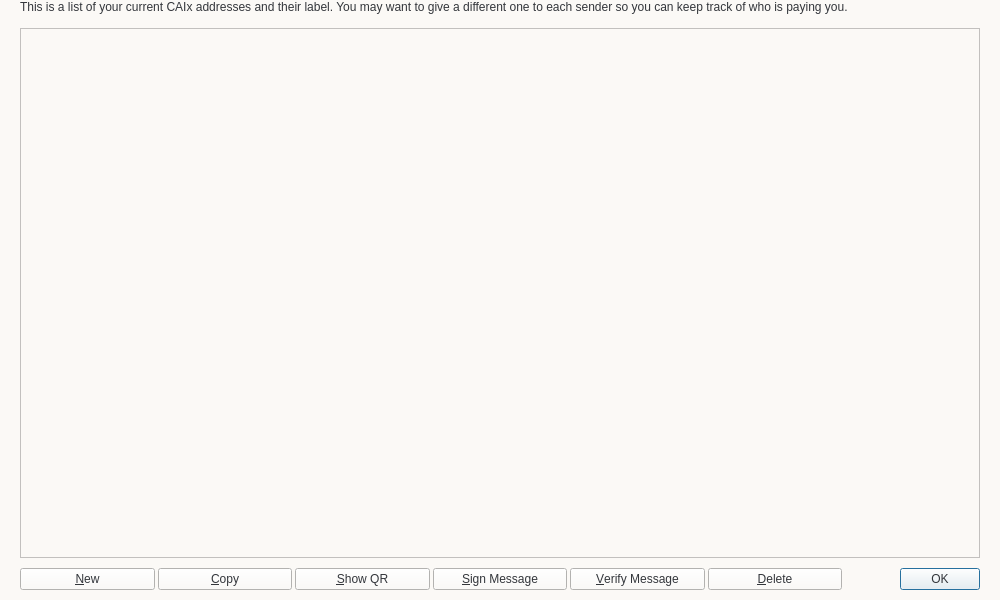
<?xml version="1.0" encoding="UTF-8"?>
<ui version="4.0">
 <class>AddressBookPage</class>
 <widget class="QWidget" name="AddressBookPage">
  <property name="geometry">
   <rect>
    <x>0</x>
    <y>0</y>
    <width>1000</width>
    <height>600</height>
   </rect>
  </property>
  <property name="windowTitle">
   <string>Address Book</string>
  </property>
  <property name="styleSheet">
   <string notr="true">color:#33363b; font-size:12px; font-family:&quot;Open Sans Bold&quot;;background-color:#fbf9f6;</string>
  </property>
  <layout class="QVBoxLayout" name="verticalLayout">
   <property name="spacing">
    <number>0</number>
   </property>
   <property name="leftMargin">
    <number>20</number>
   </property>
   <property name="topMargin">
    <number>0</number>
   </property>
   <property name="rightMargin">
    <number>20</number>
   </property>
   <property name="bottomMargin">
    <number>0</number>
   </property>
   <item>
    <layout class="QVBoxLayout" name="verticalLayout_2">
     <property name="spacing">
      <number>0</number>
     </property>
     <property name="leftMargin">
      <number>0</number>
     </property>
     <property name="topMargin">
      <number>0</number>
     </property>
     <property name="rightMargin">
      <number>0</number>
     </property>
     <item>
      <widget class="QLabel" name="labelExplanation">
       <property name="styleSheet">
        <string notr="true">color:#33363b; font-size:12px; font-family:&quot;Open Sans Bold&quot;;background-color:#fbf9f6;</string>
       </property>
       <property name="text">
        <string>This is a list of your current CAIx addresses and their label. You may want to give a different one to each sender so you can keep track of who is paying you.
</string>
       </property>
       <property name="textFormat">
        <enum>Qt::PlainText</enum>
       </property>
       <property name="wordWrap">
        <bool>true</bool>
       </property>
      </widget>
     </item>
     <item>
      <widget class="QTableView" name="tableView">
       <property name="enabled">
        <bool>true</bool>
       </property>
       <property name="sizePolicy">
        <sizepolicy hsizetype="Expanding" vsizetype="Expanding">
         <horstretch>0</horstretch>
         <verstretch>0</verstretch>
        </sizepolicy>
       </property>
       <property name="maximumSize">
        <size>
         <width>1000</width>
         <height>682</height>
        </size>
       </property>
       <property name="contextMenuPolicy">
        <enum>Qt::CustomContextMenu</enum>
       </property>
       <property name="toolTip">
        <string>Double-click to edit address or label</string>
       </property>
       <property name="tabKeyNavigation">
        <bool>false</bool>
       </property>
       <property name="alternatingRowColors">
        <bool>true</bool>
       </property>
       <property name="selectionMode">
        <enum>QAbstractItemView::SingleSelection</enum>
       </property>
       <property name="selectionBehavior">
        <enum>QAbstractItemView::SelectRows</enum>
       </property>
       <property name="sortingEnabled">
        <bool>true</bool>
       </property>
       <attribute name="verticalHeaderVisible">
        <bool>false</bool>
       </attribute>
      </widget>
     </item>
     <item>
      <spacer name="verticalSpacer_2">
       <property name="orientation">
        <enum>Qt::Vertical</enum>
       </property>
       <property name="sizeType">
        <enum>QSizePolicy::Fixed</enum>
       </property>
       <property name="sizeHint" stdset="0">
        <size>
         <width>20</width>
         <height>10</height>
        </size>
       </property>
      </spacer>
     </item>
     <item>
      <layout class="QHBoxLayout" name="horizontalLayout">
       <item>
        <widget class="QPushButton" name="newAddressButton">
         <property name="sizePolicy">
          <sizepolicy hsizetype="Expanding" vsizetype="Fixed">
           <horstretch>0</horstretch>
           <verstretch>0</verstretch>
          </sizepolicy>
         </property>
         <property name="toolTip">
          <string>Create a new address</string>
         </property>
         <property name="styleSheet">
          <string notr="true">font-family:(&quot;:/fonts/OpenSansSemiBold&quot;);</string>
         </property>
         <property name="text">
          <string>&amp;New</string>
         </property>
         <property name="icon">
          <iconset resource="../bitcoin.qrc">
           <normaloff>:/icons/add</normaloff>:/icons/add</iconset>
         </property>
        </widget>
       </item>
       <item>
        <spacer name="horizontalSpacer">
         <property name="orientation">
          <enum>Qt::Horizontal</enum>
         </property>
         <property name="sizeType">
          <enum>QSizePolicy::Fixed</enum>
         </property>
         <property name="sizeHint" stdset="0">
          <size>
           <width>3</width>
           <height>20</height>
          </size>
         </property>
        </spacer>
       </item>
       <item>
        <widget class="QPushButton" name="copyToClipboard">
         <property name="sizePolicy">
          <sizepolicy hsizetype="Expanding" vsizetype="Fixed">
           <horstretch>0</horstretch>
           <verstretch>0</verstretch>
          </sizepolicy>
         </property>
         <property name="toolTip">
          <string>Copy the currently selected address to the system clipboard</string>
         </property>
         <property name="text">
          <string>&amp;Copy</string>
         </property>
         <property name="icon">
          <iconset resource="../bitcoin.qrc">
           <normaloff>:/icons/editcopy</normaloff>:/icons/editcopy</iconset>
         </property>
        </widget>
       </item>
       <item>
        <spacer name="horizontalSpacer_2">
         <property name="orientation">
          <enum>Qt::Horizontal</enum>
         </property>
         <property name="sizeType">
          <enum>QSizePolicy::Fixed</enum>
         </property>
         <property name="sizeHint" stdset="0">
          <size>
           <width>3</width>
           <height>20</height>
          </size>
         </property>
        </spacer>
       </item>
       <item>
        <widget class="QPushButton" name="showQRCode">
         <property name="sizePolicy">
          <sizepolicy hsizetype="Expanding" vsizetype="Fixed">
           <horstretch>0</horstretch>
           <verstretch>0</verstretch>
          </sizepolicy>
         </property>
         <property name="text">
          <string>&amp;Show QR</string>
         </property>
         <property name="icon">
          <iconset resource="../bitcoin.qrc">
           <normaloff>:/icons/qrcode</normaloff>:/icons/qrcode</iconset>
         </property>
        </widget>
       </item>
       <item>
        <spacer name="horizontalSpacer_3">
         <property name="orientation">
          <enum>Qt::Horizontal</enum>
         </property>
         <property name="sizeType">
          <enum>QSizePolicy::Fixed</enum>
         </property>
         <property name="sizeHint" stdset="0">
          <size>
           <width>3</width>
           <height>20</height>
          </size>
         </property>
        </spacer>
       </item>
       <item>
        <widget class="QPushButton" name="signMessage">
         <property name="sizePolicy">
          <sizepolicy hsizetype="Expanding" vsizetype="Fixed">
           <horstretch>0</horstretch>
           <verstretch>0</verstretch>
          </sizepolicy>
         </property>
         <property name="toolTip">
          <string>Sign a message to prove you own a CAIx address</string>
         </property>
         <property name="text">
          <string>&amp;Sign Message</string>
         </property>
         <property name="icon">
          <iconset resource="../bitcoin.qrc">
           <normaloff>:/icons/edit</normaloff>:/icons/edit</iconset>
         </property>
        </widget>
       </item>
       <item>
        <spacer name="horizontalSpacer_4">
         <property name="orientation">
          <enum>Qt::Horizontal</enum>
         </property>
         <property name="sizeType">
          <enum>QSizePolicy::Fixed</enum>
         </property>
         <property name="sizeHint" stdset="0">
          <size>
           <width>3</width>
           <height>20</height>
          </size>
         </property>
        </spacer>
       </item>
       <item>
        <widget class="QPushButton" name="verifyMessage">
         <property name="sizePolicy">
          <sizepolicy hsizetype="Expanding" vsizetype="Fixed">
           <horstretch>0</horstretch>
           <verstretch>0</verstretch>
          </sizepolicy>
         </property>
         <property name="toolTip">
          <string>Verify a message to ensure it was signed with a specified CAIx address</string>
         </property>
         <property name="text">
          <string>&amp;Verify Message</string>
         </property>
         <property name="icon">
          <iconset resource="../bitcoin.qrc">
           <normaloff>:/icons/transaction_0</normaloff>:/icons/transaction_0</iconset>
         </property>
        </widget>
       </item>
       <item>
        <spacer name="horizontalSpacer_5">
         <property name="orientation">
          <enum>Qt::Horizontal</enum>
         </property>
         <property name="sizeType">
          <enum>QSizePolicy::Fixed</enum>
         </property>
         <property name="sizeHint" stdset="0">
          <size>
           <width>3</width>
           <height>20</height>
          </size>
         </property>
        </spacer>
       </item>
       <item>
        <widget class="QPushButton" name="deleteButton">
         <property name="sizePolicy">
          <sizepolicy hsizetype="Expanding" vsizetype="Fixed">
           <horstretch>0</horstretch>
           <verstretch>0</verstretch>
          </sizepolicy>
         </property>
         <property name="toolTip">
          <string>Delete the currently selected address from the list</string>
         </property>
         <property name="text">
          <string>&amp;Delete</string>
         </property>
         <property name="icon">
          <iconset resource="../bitcoin.qrc">
           <normaloff>:/icons/remove</normaloff>:/icons/remove</iconset>
         </property>
        </widget>
       </item>
       <item>
        <spacer name="horizontalSpacer_6">
         <property name="orientation">
          <enum>Qt::Horizontal</enum>
         </property>
         <property name="sizeType">
          <enum>QSizePolicy::Fixed</enum>
         </property>
         <property name="sizeHint" stdset="0">
          <size>
           <width>3</width>
           <height>20</height>
          </size>
         </property>
        </spacer>
       </item>
       <item>
        <widget class="QDialogButtonBox" name="buttonBox">
         <property name="sizePolicy">
          <sizepolicy hsizetype="Expanding" vsizetype="Fixed">
           <horstretch>0</horstretch>
           <verstretch>0</verstretch>
          </sizepolicy>
         </property>
         <property name="standardButtons">
          <set>QDialogButtonBox::Ok</set>
         </property>
        </widget>
       </item>
      </layout>
     </item>
     <item>
      <spacer name="verticalSpacer_3">
       <property name="orientation">
        <enum>Qt::Vertical</enum>
       </property>
       <property name="sizeType">
        <enum>QSizePolicy::Fixed</enum>
       </property>
       <property name="sizeHint" stdset="0">
        <size>
         <width>20</width>
         <height>10</height>
        </size>
       </property>
      </spacer>
     </item>
    </layout>
   </item>
  </layout>
 </widget>
 <resources>
  <include location="../bitcoin.qrc"/>
 </resources>
 <connections/>
</ui>
